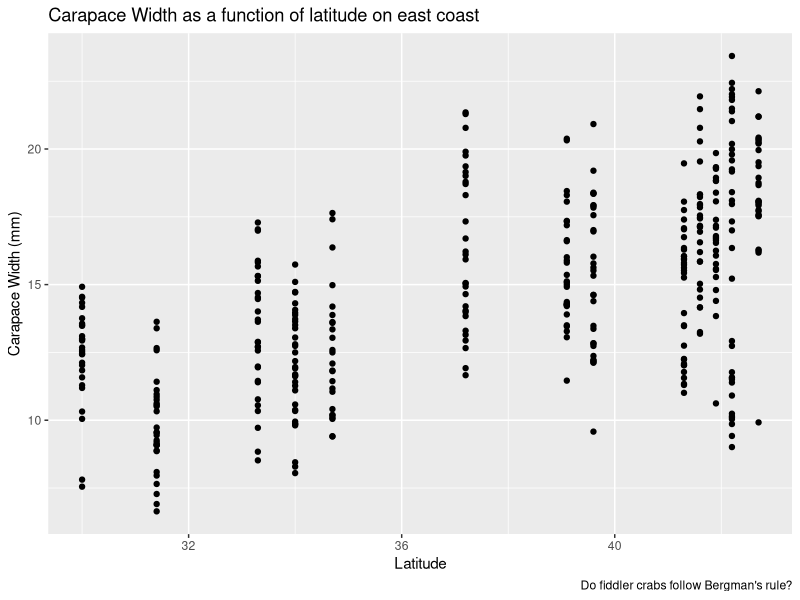
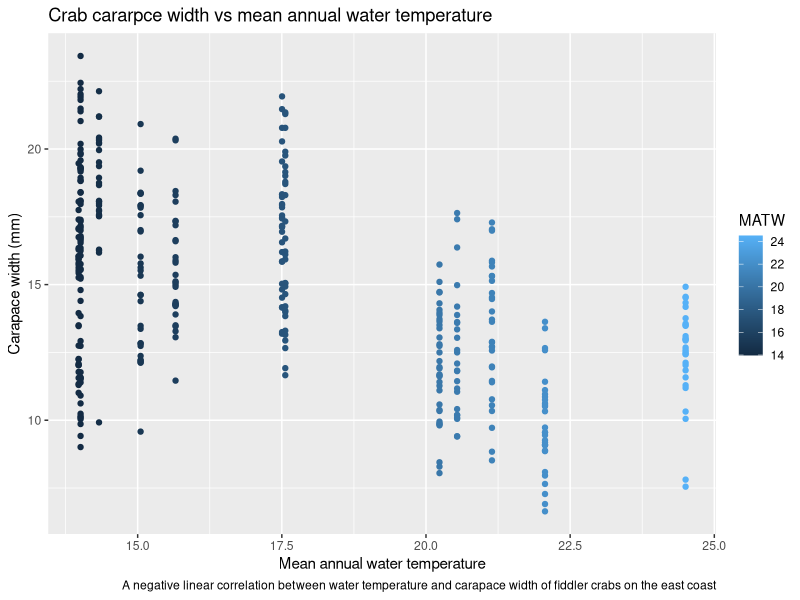

R code for these plots, in order:
## ---- chunk 1
knitr::opts_chunk$set(echo = TRUE)
library(tidyverse)
library(here)
## ---- chunk 2
crabs <- read_csv(here("data", "HTL-MAR-FiddlerCrabBodySize (1).csv"))
## ---- chunk 3
#Create a plot of fiddler crab carapace widths observed at the different latitudes
#Finalize your figure, include a title and updated axis labels, add alt-text, and add a figure caption (you #can either do this in the code chunk options or just in plain markdown text below your figure). Update code chunk options so that only your finalized graph and figure caption show up in your knitted report (i.e., no code should show up, or you can use code folding)
#Push your updates

crab_plot <- ggplot(data = crabs, aes(x = Latitude, y = carapace_width)) +
  geom_point() +
  labs(x = "Latitude",
       y = "Carapace Width (mm)",
       title = "Carapace Width as a function of latitude on east coast",
       caption = "Do fiddler crabs follow Bergman's rule?")

crab_plot
## ---- chunk 4
water_temp_carapace <- ggplot(crabs, aes(x = MATW, y = carapace_width)) +
  geom_point(aes(color = MATW)) +
  labs(x = "Mean annual water temperature", y = "Carapace width (mm)", title = "Crab cararpce width vs mean annual water temperature", caption = "A negative linear correlation between water temperature and carapace width of fiddler crabs on the east coast")

water_temp_carapace
